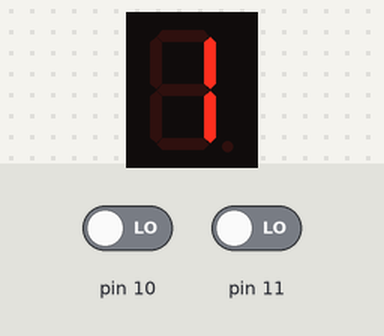
Bench run of a sketch on a simulated Arduino Uno, built with avr-gcc and run on an emulated ATmega328P. Shown: 1-digit seven-segment display. Wiring (inferred from the names in the program): 1-digit 7-segment display, segments lit when LOW: segments pin 2, pin 3, pin 4, pin 5, pin 6, pin 7, pin 8, pin 9. The inputs (shaded band) are chosen by the test bench; at power-on: pin 11 LOW, pin 10 LOW. Random numbers use the default seed unless the sketch sets one; the segment pins are drawn as the display they are named for.

Above: at 1.2 s.
1.3 s: pin 11 driven HIGH
At 2.1 s:
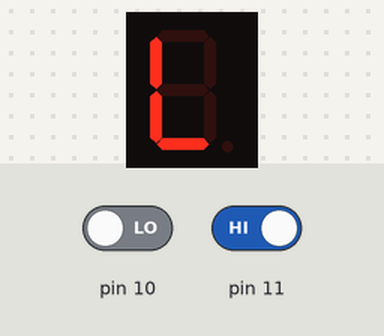
3.8 s: pin 10 driven HIGH
At 4.6 s:
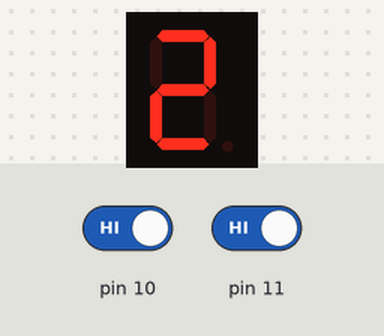
Timing chart, 0 to 6.8 s (numbered marks = the images above; inputs shaded):
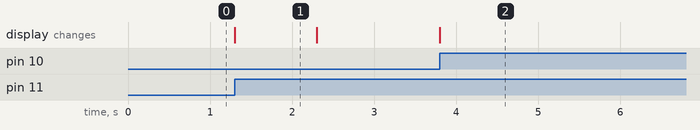

The sketch:

7segment.ino
```cpp
int bitPattern [10] = {B11000000, B11111001, B10100100, B10110000, B10011001, B10010010, B10000010, B11011000, B10000000, B10010000};
const byte numPins = 8;
const int segmentPins[8] = {2, 3, 4, 5, 6, 7, 8, 9};
int a = 1;
int b = 0;
int b2 = 0;
int randomNo;

void setup()
{
  for (int i = 0; i < numPins; i++)       // ให้ i เริ่มที่ 0 แล้วรันไปเรื่อยๆ โดยค่าเพิ่มทีละ 1 จนกว่า i จะ < จำนวนพินทั้งหมด กะคือ 8 กะคือรันจนถึง 7
    pinMode(segmentPins[i], OUTPUT);      // ให้ segmentPins[i] เป็น output
  pinMode(10, INPUT);
  pinMode(11, INPUT);
  randomSeed(analogRead(A0));             // ใช้คำสั้งสุ่ม โดยทำการอ่านค่าจาก A0 ซึ่งเป็นค่าที่ error ซึ่งมีเยอะ ทำให้สุ่มไดหลายเลขมากขึ้น
  randomNo = random(1, 10);               // ทำการสุ่มจากเลข 1-9 เอาค่าที่สุ่มได้ไปเก็บไว้ในตัวตัวแปร ramdomNo
}

void loop()
{
  int ck = digitalRead(10);    // อ่านค่าที่พิน 10 มาเก็บไว้ในตัวแปร ck
  boolean isBitSet;

  if (ck == 1 && b == 0)       // ถ้า ck==1 (กดสวิตอยู่) และถ้า b ยังเป็น 0 ให้ b เป็น 1 แล้วเพิ่มค่า a ขึ้นไป 1
  {                            //เอา b มาช่วยให้สวิตไม่กดซ้ำ
    b = 1;
    a++;
  }
  else if (ck == 0) b = 0;     // ถ้า ck==0 (ไม่ได้กดสวิตอยู่)ให้ b กลับมาเป็น 0

  if (a == 10) a = 1;          // ถ้า a รันถึงเลขชุดที่ 10 แล้ว (แสดงถึงเลข 9) ให้ค่า a ให้ค่า a กลับมาเป็น 1 ใหม่

  for (int segment = 0; segment < 8; segment++)   // segment เริ่มต้น = 0 โดยทำงานใน loop ไปเรื่อยๆ โดยเพิ่มค่าทีละ 1 จนกว่าจะน้อยกว่า 8
  {
    isBitSet = bitRead(bitPattern[a], segment);   // ให้ segment (พิน) อ่านค่าใน bitPattern โดยเริ่มจาก a=1
    digitalWrite(segmentPins[segment], isBitSet); // แสดงค่าจากที่อ่านได้ใน isBitSet ออกมาเป็นตัวเลข บลาๆ 1 2 3
  }
  watt();                        // เรียกใช้ฟังชันก์ watt
}

void watt()                      // ฟังก์ชั่นของสวิตที่ 2 ที่เอาไว้สุ่มค่า
{
  boolean isBit;
  boolean SetisBit;
  int ck2 = digitalRead(11);     // ให้ ck2 อ่านค่าที่พิน 11
  if (ck2 == 1 && b2 == 0)       // ถ้า ck2==1 (กดสวิตอยู่) และถ้า b2 ยังเป็น 0 ให้ b2 เป็น 1
  {
    b2 = 1;
    if (a == randomNo)           // ถ้าค่าเลขที่แสดง(a) = ค่าที่สุ่มได้ จะสั่งให้ a เป็น 0 (แสดงเลข 0) แล้วจะทำการสุ่มเลขใหม่
    {
      a = 0;
      randomNo = random(1, 10);
    }
    else if (a > randomNo)                             // ถ้าค่าเลขที่แสดง(a) > ค่าที่สุ่มได้ โดยเราให้ตัวแปร g = บิตอันนั้นที่แสดงบน 7segment แล้วเป็นตัว G
    {
      int g = B11000010;
      for (int segment = 0; segment < 8; segment++)    // จากนั้นให้ segment เริ่มค่าที่ 0 โดยทำงานใน loop ไปเรื่อยๆ โดยเพิ่มค่าทีละ 1 จนกว่าจะน้อยกว่า 8
      {
        isBit = bitRead(g, segment);                   // ให้ตัวแปร isBit = อ่านค่า g
        digitalWrite(segmentPins[segment], isBit);     // แสดงค่าจากที่อ่านได้ใน isBit ออกมาเป็นตัว G
      }
      delay(1000);
    }
    else if (a < randomNo)                             // ถ้าค่าเลขที่แสดง(a) < ค่าที่สุ่มได้ โดยเราให้ตัวแปร l = บิตอันนั้นที่แสดงบน 7segment แล้วเป็นตัว L
    {
      int l = B11000111;
      for (int segment = 0; segment < 8; segment++)    // จากนั้นให้ segment เริ่มค่าที่ 0 โดยทำงานใน loop ไปเรื่อยๆ โดยเพิ่มค่าทีละ 1 จนกว่าจะน้อยกว่า 8
      {
        SetisBit = bitRead(l, segment);                // ให้ตัวแปร isBit = อ่านค่า g
        digitalWrite(segmentPins[segment], SetisBit);  // แสดงค่าจากที่อ่านได้ใน isBit ออกมาเป็นตัว L
      }
      delay(1000);
    }
  }
  else if (ck2 == 0) b2 = 0;                           // ถ้า ck2==0 (ไม่ได้กดสวิตอยู่) ให้ b2 กลับมาเป็น 0
}
```

Measured:
- after the input at 1.3 s, the display: changes at once (image 1)
- after the input at 3.8 s, the display: changes at once (image 2)
- what the display in image 1 shows lasts 1.0 s, from 1.3 s to 2.3 s
